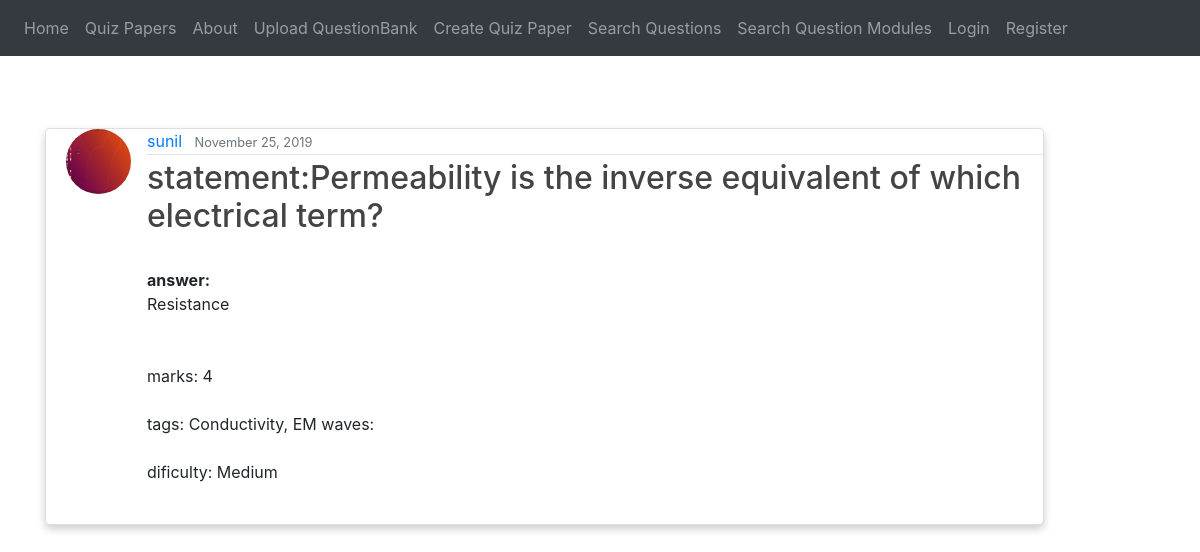
The page /post/30/ on the database its author committed.
### blog/models.py (models this page shows, shortened)
class Question(models.Model):
    date_posted = models.DateTimeField(default=timezone.now)
    author = models.ForeignKey(User, on_delete=models.CASCADE) #If the user is deleted, its post will also be deleted
    statement = models.TextField()
    answer = models.TextField(blank=True, null=True)
    marks = models.PositiveIntegerField()
    chapter_tag = models.CharField(max_length=1000)
    section_tag = models.CharField(max_length=1000)
    parent = models.PositiveIntegerField(null=True)
    isRoot = models.IntegerField()
    difficulty_Choices = (("Easy","Easy"),("Medium", "Medium"), ("Hard","Hard"))
    difficulty = models.CharField(max_length=9, choices=difficulty_Choices, default="Medium")
    formfield_overrides = {
        models.CharField : {'widget': TextInput(attrs={'size':20})},
        models.TextField : {'widget': Textarea(attrs={'rows':4, 'cols':40})}
    }

### users/models.py (models this page shows, shortened)
class Profile(models.Model):
    user = models.OneToOneField(User, on_delete=models.CASCADE)
    image = models.ImageField(default='default.jpg', upload_to='profile_pics',
                              validators=[FileExtensionValidator(allowed_extensions=['jpg', 'png'])])

### blog/views.py (the view)
# urls.py: path('post/<int:pk>/', QuestionDetailView.as_view(), name='post-detail'),
class QuestionDetailView(DetailView):
    model = Question
    template_name = 'blog/question_detail.html'
    def get_context_data(self, **kwargs):
        context = super().get_context_data(**kwargs)
        context['title'] = "Question Details"
        return context

### blog/templates/blog/question_detail.html (shortened to what this page needs)
{% extends "blog/base.html" %}
{% block content %}
<br>
<br><br>
  <div class="card">
  <article class="media content-section">
    <img class="rounded-circle article-img" width="10%" height="10%" src="{{ object.author.profile.image.url }}">
    <div class="media-body">
      <div class="article-metadata">
        <a class="mr-2" href="{{ request.scheme }}://{{ request.get_host }}{% url 'profile' %}">{{ object.author }}</a>
        <small class="text-muted">{{ object.date_posted|date:"F d, Y" }}</small>
        </div>
        <h2 class="article-title">statement:{{ object.statement }}</h2>
      <p class="article-content">
        <b>answer:</b><br>{{ object.answer }}<br><br>
        marks: {{ object.marks }}<br>
        tags: {{ object.chapter_tag }}:{{ object.section_tag}} <br>
        dificulty: {{ object.difficulty }}<br>
      </p>
      </div>
  </article>
  </div>
{% endblock content %}

### blog/templates/blog/base.html (style rules this page uses)
.article-title { color: #444444; }
.article-content { white-space: pre-line; }
.article-img { height: 65px; width: 65px; margin-right: 16px; }
.article-metadata { padding-bottom: 1px; margin-bottom: 4px; border-bottom: 1px solid #e3e3e3 }
.card { box-shadow: 0 4px 8px 0 rgba(0,0,0,0.2); transition: 0.3s; width: 90%; border-radius: 5px; padding-left : 20px; }

### rows shown on the page
Question: author.profile.image (picture), author "sunil", date_posted "November 25, 2019", statement "Permeability is the inverse equivalent of which electrical term?", answer "Resistance", marks "4", chapter_tag "Conductivity, EM waves", difficulty "Medium"
